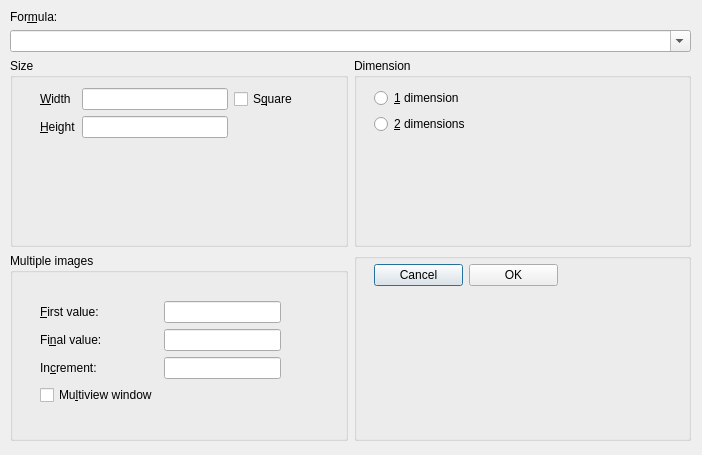
<?xml version="1.0" encoding="UTF-8"?>
<ui version="4.0">
 <class>formulaDialog</class>
 <widget class="QDialog" name="formulaDialog">
  <property name="geometry">
   <rect>
    <x>0</x>
    <y>0</y>
    <width>702</width>
    <height>455</height>
   </rect>
  </property>
  <property name="windowTitle">
   <string>Create image</string>
  </property>
  <property name="locale">
   <locale language="English" country="Australia"/>
  </property>
  <property name="modal">
   <bool>true</bool>
  </property>
  <widget class="QWidget" name="mainWidget">
   <property name="geometry">
    <rect>
     <x>10</x>
     <y>10</y>
     <width>681</width>
     <height>431</height>
    </rect>
   </property>
   <layout class="QVBoxLayout" name="mainLayout">
    <item>
     <widget class="QLabel" name="formulaLabel">
      <property name="sizePolicy">
       <sizepolicy hsizetype="Preferred" vsizetype="Fixed">
        <horstretch>0</horstretch>
        <verstretch>0</verstretch>
       </sizepolicy>
      </property>
      <property name="text">
       <string>For&amp;mula:</string>
      </property>
      <property name="buddy">
       <cstring>formulaComboBox</cstring>
      </property>
     </widget>
    </item>
    <item>
     <widget class="QComboBox" name="formulaComboBox">
      <property name="editable">
       <bool>true</bool>
      </property>
     </widget>
    </item>
    <item>
     <layout class="QGridLayout" name="mainGridLayout" rowminimumheight="0,0" columnminimumwidth="0,0">
      <item row="0" column="0">
       <widget class="QGroupBox" name="sizeGroupBox">
        <property name="title">
         <string>Size</string>
        </property>
        <widget class="QWidget" name="sizeGridLayout_a">
         <property name="geometry">
          <rect>
           <x>30</x>
           <y>30</y>
           <width>258</width>
           <height>96</height>
          </rect>
         </property>
         <layout class="QVBoxLayout" name="sizeVerticalLayout">
          <item>
           <layout class="QGridLayout" name="sizeGridLayout">
            <item row="0" column="0">
             <widget class="QLabel" name="widthLabel">
              <property name="text">
               <string>&amp;Width</string>
              </property>
              <property name="buddy">
               <cstring>widthLineEdit</cstring>
              </property>
             </widget>
            </item>
            <item row="0" column="2">
             <widget class="QCheckBox" name="squareCheckBox">
              <property name="text">
               <string>S&amp;quare</string>
              </property>
             </widget>
            </item>
            <item row="0" column="1">
             <widget class="QLineEdit" name="widthLineEdit">
              <property name="inputMethodHints">
               <set>Qt::ImhDigitsOnly</set>
              </property>
             </widget>
            </item>
            <item row="1" column="0">
             <widget class="QLabel" name="heightLabel">
              <property name="text">
               <string>&amp;Height</string>
              </property>
              <property name="buddy">
               <cstring>heightLineEdit</cstring>
              </property>
             </widget>
            </item>
            <item row="1" column="1">
             <widget class="QLineEdit" name="heightLineEdit">
              <property name="inputMethodHints">
               <set>Qt::ImhDigitsOnly</set>
              </property>
             </widget>
            </item>
           </layout>
          </item>
          <item>
           <spacer name="sizeVerticalSpacer">
            <property name="orientation">
             <enum>Qt::Vertical</enum>
            </property>
            <property name="sizeHint" stdset="0">
             <size>
              <width>20</width>
              <height>40</height>
             </size>
            </property>
           </spacer>
          </item>
         </layout>
        </widget>
       </widget>
      </item>
      <item row="0" column="1">
       <widget class="QGroupBox" name="dimensionGroupBox">
        <property name="title">
         <string>Dimension</string>
        </property>
        <widget class="QWidget" name="verticalLayoutWidget_3">
         <property name="geometry">
          <rect>
           <x>20</x>
           <y>30</y>
           <width>221</width>
           <height>121</height>
          </rect>
         </property>
         <layout class="QVBoxLayout" name="dimVerticalLayout">
          <item>
           <widget class="QRadioButton" name="oneDRadioButton">
            <property name="text">
             <string>&amp;1 dimension</string>
            </property>
           </widget>
          </item>
          <item>
           <widget class="QRadioButton" name="twoDRadioButton">
            <property name="text">
             <string>&amp;2 dimensions</string>
            </property>
           </widget>
          </item>
          <item>
           <spacer name="dimVerticalSpacer">
            <property name="orientation">
             <enum>Qt::Vertical</enum>
            </property>
            <property name="sizeHint" stdset="0">
             <size>
              <width>20</width>
              <height>40</height>
             </size>
            </property>
           </spacer>
          </item>
         </layout>
        </widget>
       </widget>
      </item>
      <item row="1" column="0">
       <widget class="QGroupBox" name="multiGroupBox">
        <property name="title">
         <string>Multiple images</string>
        </property>
        <widget class="QWidget" name="verticalLayoutWidget_4">
         <property name="geometry">
          <rect>
           <x>30</x>
           <y>30</y>
           <width>241</width>
           <height>141</height>
          </rect>
         </property>
         <layout class="QVBoxLayout" name="multiVerticalLayout">
          <item>
           <layout class="QGridLayout" name="multiGridLayout">
            <item row="0" column="0">
             <widget class="QLabel" name="firstNLabel">
              <property name="text">
               <string>&amp;First value:</string>
              </property>
              <property name="buddy">
               <cstring>firstNLineEdit</cstring>
              </property>
             </widget>
            </item>
            <item row="1" column="1">
             <widget class="QLineEdit" name="finalNLineEdit">
              <property name="inputMethodHints">
               <set>Qt::ImhDigitsOnly</set>
              </property>
             </widget>
            </item>
            <item row="2" column="1">
             <widget class="QLineEdit" name="incrNLineEdit">
              <property name="inputMethodHints">
               <set>Qt::ImhDigitsOnly</set>
              </property>
             </widget>
            </item>
            <item row="1" column="0">
             <widget class="QLabel" name="finalNLabel">
              <property name="text">
               <string>Fi&amp;nal value:</string>
              </property>
              <property name="buddy">
               <cstring>finalNLineEdit</cstring>
              </property>
             </widget>
            </item>
            <item row="2" column="0">
             <widget class="QLabel" name="incrNabel">
              <property name="text">
               <string>In&amp;crement:</string>
              </property>
              <property name="buddy">
               <cstring>incrNLineEdit</cstring>
              </property>
             </widget>
            </item>
            <item row="0" column="1">
             <widget class="QLineEdit" name="firstNLineEdit">
              <property name="inputMethodHints">
               <set>Qt::ImhDigitsOnly</set>
              </property>
             </widget>
            </item>
            <item row="3" column="0">
             <widget class="QCheckBox" name="multiviewCheckBox">
              <property name="text">
               <string>Mu&amp;ltiview window</string>
              </property>
             </widget>
            </item>
           </layout>
          </item>
         </layout>
        </widget>
       </widget>
      </item>
      <item row="1" column="1">
       <widget class="QGroupBox" name="buttonGroupBox">
        <property name="title">
         <string/>
        </property>
        <property name="flat">
         <bool>true</bool>
        </property>
        <widget class="QWidget" name="layoutWidget">
         <property name="geometry">
          <rect>
           <x>20</x>
           <y>10</y>
           <width>184</width>
           <height>25</height>
          </rect>
         </property>
         <layout class="QHBoxLayout" name="buttonHorizontalLayout">
          <item>
           <widget class="QPushButton" name="cancelButton">
            <property name="text">
             <string>Cancel</string>
            </property>
           </widget>
          </item>
          <item>
           <widget class="QPushButton" name="okButton">
            <property name="text">
             <string>OK</string>
            </property>
           </widget>
          </item>
         </layout>
        </widget>
       </widget>
      </item>
     </layout>
    </item>
   </layout>
  </widget>
 </widget>
 <tabstops>
  <tabstop>formulaComboBox</tabstop>
  <tabstop>widthLineEdit</tabstop>
  <tabstop>squareCheckBox</tabstop>
  <tabstop>heightLineEdit</tabstop>
  <tabstop>oneDRadioButton</tabstop>
  <tabstop>twoDRadioButton</tabstop>
  <tabstop>firstNLineEdit</tabstop>
  <tabstop>finalNLineEdit</tabstop>
  <tabstop>incrNLineEdit</tabstop>
  <tabstop>multiviewCheckBox</tabstop>
 </tabstops>
 <resources/>
 <connections>
  <connection>
   <sender>oneDRadioButton</sender>
   <signal>clicked()</signal>
   <receiver>formulaDialog</receiver>
   <slot>updateControls()</slot>
   <hints>
    <hint type="sourcelabel">
     <x>383</x>
     <y>97</y>
    </hint>
    <hint type="destinationlabel">
     <x>698</x>
     <y>102</y>
    </hint>
   </hints>
  </connection>
  <connection>
   <sender>twoDRadioButton</sender>
   <signal>clicked()</signal>
   <receiver>formulaDialog</receiver>
   <slot>updateControls()</slot>
   <hints>
    <hint type="sourcelabel">
     <x>389</x>
     <y>122</y>
    </hint>
    <hint type="destinationlabel">
     <x>697</x>
     <y>135</y>
    </hint>
   </hints>
  </connection>
  <connection>
   <sender>squareCheckBox</sender>
   <signal>stateChanged(int)</signal>
   <receiver>formulaDialog</receiver>
   <slot>updateControls()</slot>
   <hints>
    <hint type="sourcelabel">
     <x>239</x>
     <y>97</y>
    </hint>
    <hint type="destinationlabel">
     <x>696</x>
     <y>174</y>
    </hint>
   </hints>
  </connection>
  <connection>
   <sender>widthLineEdit</sender>
   <signal>textChanged(QString)</signal>
   <receiver>formulaDialog</receiver>
   <slot>updateControls()</slot>
   <hints>
    <hint type="sourcelabel">
     <x>150</x>
     <y>99</y>
    </hint>
    <hint type="destinationlabel">
     <x>696</x>
     <y>215</y>
    </hint>
   </hints>
  </connection>
  <connection>
   <sender>formulaComboBox</sender>
   <signal>textChanged(QString)</signal>
   <receiver>formulaDialog</receiver>
   <slot>formulaChanged()</slot>
   <hints>
    <hint type="sourcelabel">
     <x>509</x>
     <y>40</y>
    </hint>
    <hint type="destinationlabel">
     <x>696</x>
     <y>37</y>
    </hint>
   </hints>
  </connection>
  <connection>
   <sender>okButton</sender>
   <signal>clicked()</signal>
   <receiver>formulaDialog</receiver>
   <slot>accept()</slot>
   <hints>
    <hint type="sourcelabel">
     <x>517</x>
     <y>269</y>
    </hint>
    <hint type="destinationlabel">
     <x>698</x>
     <y>292</y>
    </hint>
   </hints>
  </connection>
  <connection>
   <sender>cancelButton</sender>
   <signal>clicked()</signal>
   <receiver>formulaDialog</receiver>
   <slot>reject()</slot>
   <hints>
    <hint type="sourcelabel">
     <x>418</x>
     <y>270</y>
    </hint>
    <hint type="destinationlabel">
     <x>696</x>
     <y>333</y>
    </hint>
   </hints>
  </connection>
 </connections>
 <slots>
  <slot>updateControls()</slot>
  <slot>formulaChanged()</slot>
 </slots>
</ui>
